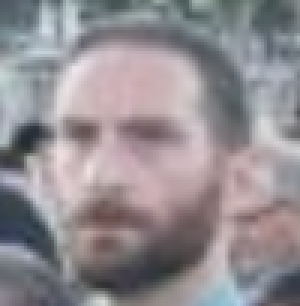
#> input picture face_cv_EZRA/WANTEDMAN.png, 100 x 102 px (shown 3 times larger)
$ python trainndrain.py
#> lines starting #> are read from the running program, lines starting #| are printed output that depends on the picture; long printed decimals are rounded
### face_cv_EZRA/cvclass.py
import cv2 as cv
import numpy as np
class cvcol():
	def __init__(guy,path,gray=False):
		if gray:
			guy.img=cv.imread(path, 0)
		else:
			guy.img=cv.imread(path)
	def dialate(guy):
		guy.img=cv.dilate(guy.img,(5,5),iterations=1)
	def erode(guy):
		guy.img=cv.erode(guy.img,(5,5),iterations=1)
	def bigger(guy,factor):
		guy.img=cv.resize(guy.img,(guy.img.shape[1]*factor,guy.img.shape[0]*factor))
	# [4 lines left out: function shower, not called in this run]
	def bluredlines(guy):
		guy.img=cv.GaussianBlur(guy.img,(5,5),0)
	def ret(guy):
		return guy.img

### face_cv_EZRA/trainndrain.py
import cv2, numpy
import cvclass
factor=1.001
face_classifier = cv2.CascadeClassifier(
    cv2.data.haarcascades + "haarcascade_frontalface_default.xml"
)


def getimgs():
	image=cv2.imread('WANTEDMAN.png',0)
#> image: shape (102, 100); min 41, max 231, mean 142.9
	faces=[]
	print('calibrating to image...')
	for i in range(1000):
		for x,y,w,h in face_classifier.detectMultiScale(image,scaleFactor=1.1,minNeighbors=5,minSize=(30,30)):
			face=image[y:y+h,x:x+h]
			cv2.resize(face,(900,900))
			#cv2.dilate(face,(5,5),iterations=1)
			#cv2.erode(face,(5,5),iterations=1)
			cv2.equalizeHist(face)
			#cv2.GaussianBlur(face,(3,3),0)
			if i==34:
				cv2.imshow('ts',face)
				cv2.waitKey(10000)
			faces.append(face)
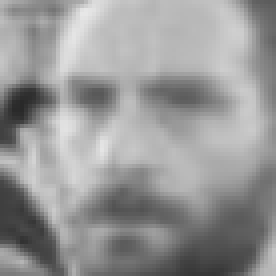
#> face: shape (69, 69) (shown 4 times larger); min 41, max 231, mean 150.9
#> after the loop, faces = 1000 items
	np_img=numpy.array(faces,'uint8')
	np_id=numpy.asarray(range(1000))
	return np_img,np_id
x,y=getimgs()
#> y = 1000 values from 0 to 999
recognizer = cv2.face.LBPHFaceRecognizer_create()
recognizer.train(x,y)
#save recognizer.save('find_wantedman.yml')
test=cvclass.cvcol('CROWDIDSNEY.jpg',gray=True)
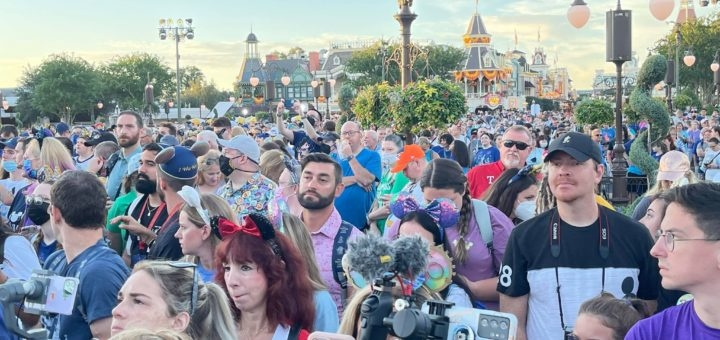
#> input picture face_cv_EZRA/CROWDIDSNEY.jpg, 720 x 340 px
init_ts=cvclass.cvcol('CROWDIDSNEY.jpg')
#> in __init__, guy.img is the input picture: shape (340, 720, 3); mean B, G, R 152.5, 145, 138.9
init_ts.bigger(3)
#test.bluredlines()
print('proccessing image for clairty')
for x in range(5):
	test.dialate()
	test.erode()
#> this loop made 5 passes
#> pass 1, in erode, `guy.img=cv.erode(guy.img,(5,5),iterations=1)`:
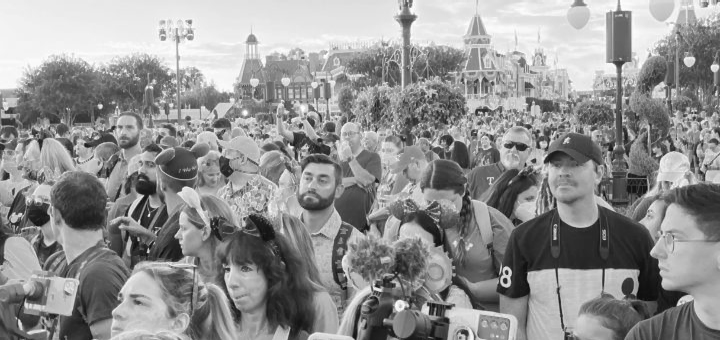
#> guy.img: shape (340, 720); min 6, max 255, mean 145.6
	#test.bigger(1.1)
test.bigger(3)
#> call 2 of bigger, with factor = 3
#> in bigger (call 2), `guy.img=cv.resize(guy.img,(guy.img.shape[1]*factor,guy.img.shape[0]*fa..`:
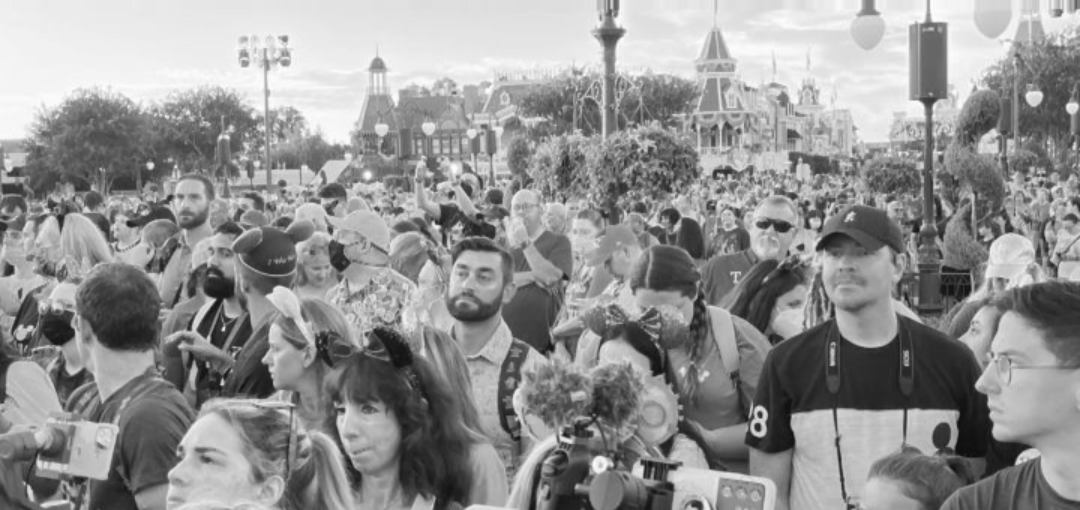
#> guy.img: shape (1020, 2160) (shown at 1/2 size); min 6, max 255, mean 146.7
label_id, confidence = recognizer.predict(test.ret())
#> label_id = 0; confidence = 139
print(confidence)
#| 139.010
faces=face_classifier.detectMultiScale(test.ret(),scaleFactor=1.1,minNeighbors=5,minSize=(30,30))
#> faces = [[978, 305, 43, 43], [980, 334, 55, 55], [613, 512, 61, 61], [1111, 562, 74, 74], [272, 570, 100, 100], [331, 360, 88, 88], [1494, 415, 99, 99], [1260, 764, 113, 113], [878, 491, 138, 138]]
end_frame= cv2.cvtColor(test.ret(), cv2.COLOR_BGR2RGB)
#cv2.imshow('test',init_ts)
#cv2.waitKey(10000)
i=0
print('found all faces')
for (x,y,w,h) in faces:
	aOIest=test.ret()[y:y+h,x:x+w]
	id,cofind=recognizer.predict(aOIest)
	print(f"Confidence Score: {cofind}")
	if cofind<100:
		print('face found')
		cv2.rectangle(init_ts.ret(), (x,y),(x+w,y+h),(0,255,0),2)
		cv2.imshow('finally',init_ts.ret())
		x=cv2.waitKey(20000)
		break
	else:
		print("Wrong Face Detected")
#> this loop made 6 passes; (key Esc is pressed on pass 6)
#> (y, w, h, cofind) on passes 1 to 6: (305, 43, 43, 172.2), (334, 55, 55, 172.6), (512, 61, 61, 179.7), (562, 74, 74, 157.2), (570, 100, 100, 156.6), (360, 88, 88, 74.13)
#| Confidence Score: 172.151
#| Wrong Face Detected
#| Confidence Score: 172.603
#| Wrong Face Detected
#| Confidence Score: 179.729
#| Wrong Face Detected
#| Confidence Score: 157.169
#| Wrong Face Detected
#| Confidence Score: 156.595
#| Wrong Face Detected
#> (further printed lines are left out)
#> pass 1, `aOIest=test.ret()[y:y+h,x:x+w]`:
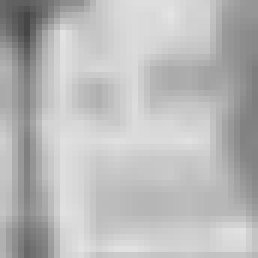
#> aOIest: shape (43, 43) (shown 6 times larger); min 70, max 227, mean 185.6
#> pass 3, `aOIest=test.ret()[y:y+h,x:x+w]`:
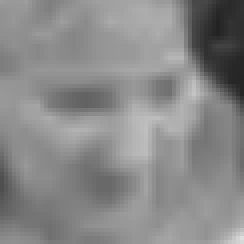
#> aOIest: shape (61, 61) (shown 4 times larger); min 35, max 222, mean 136.3
#> after the loop:
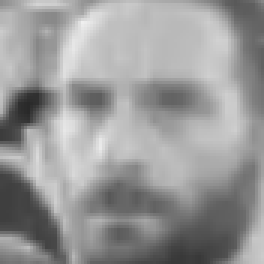
#> aOIest: shape (88, 88) (shown 3 times larger); min 41, max 239, mean 152.4
